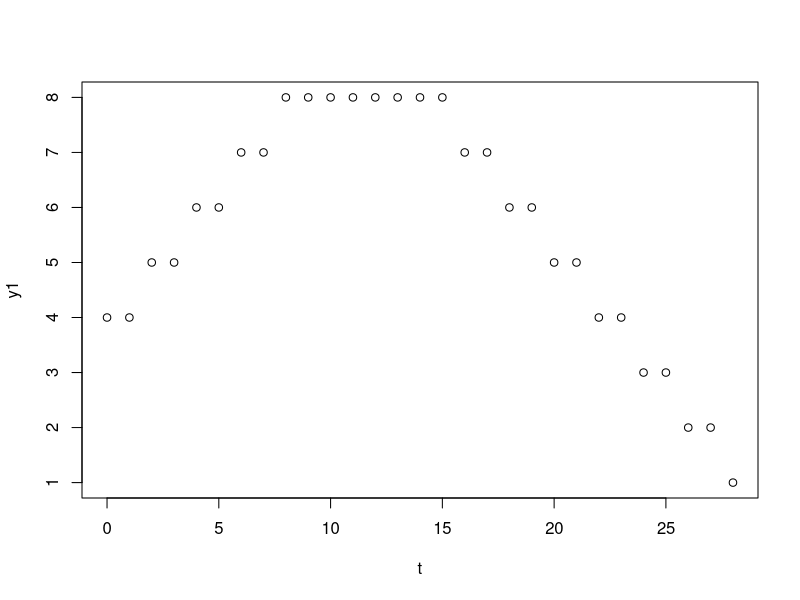
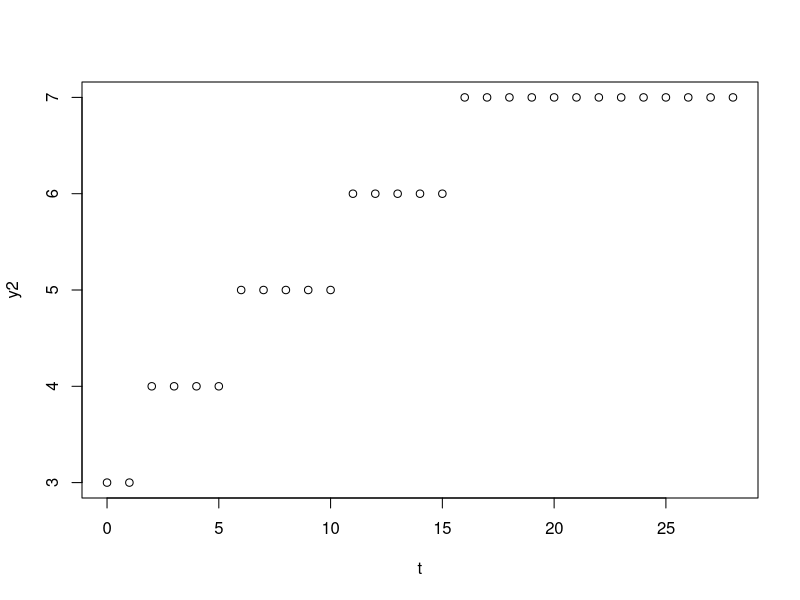
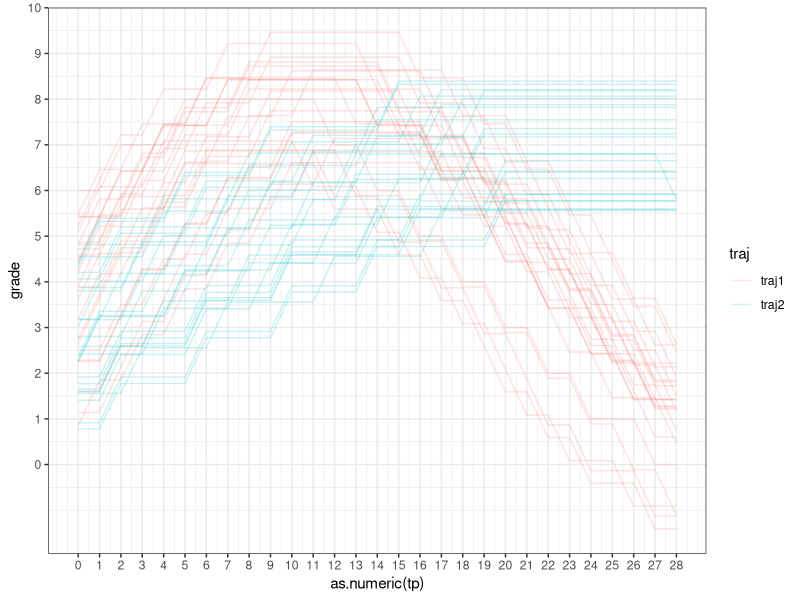
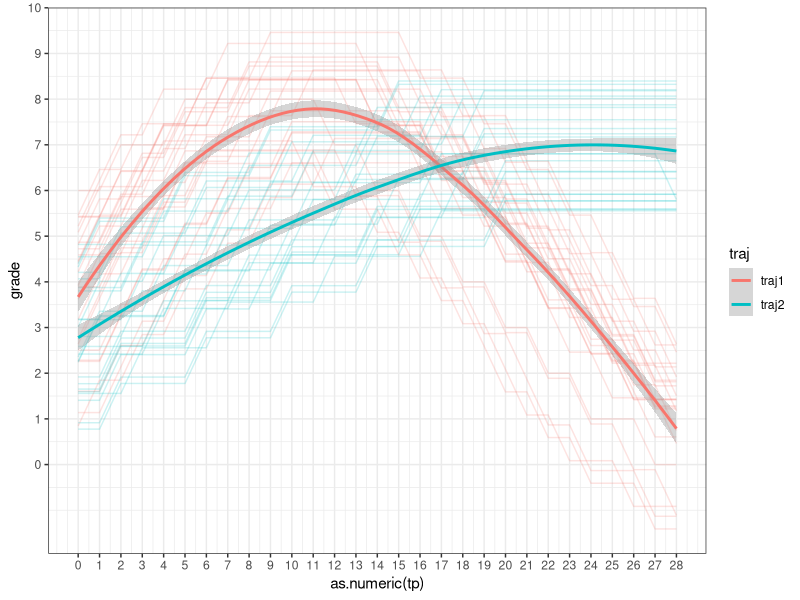
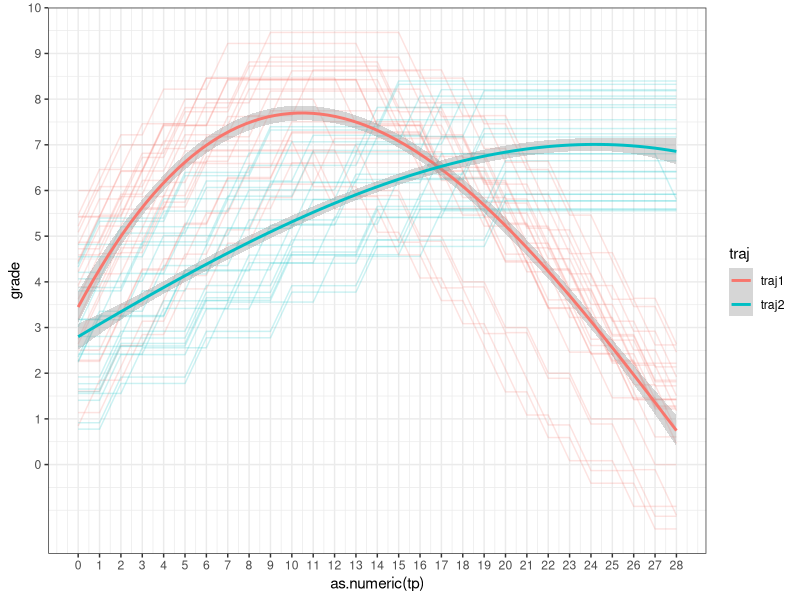
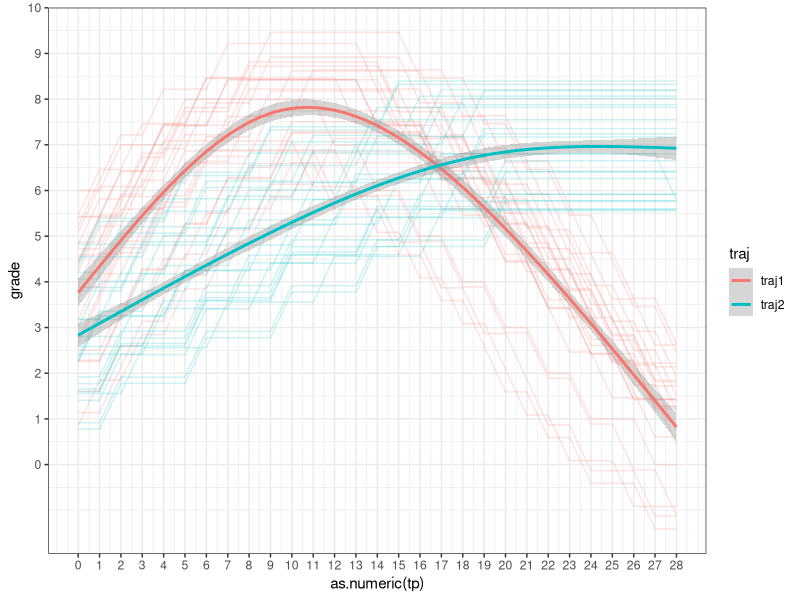

Write the R code that produced these figures, in order.
## ---- chunk 1
knitr::opts_chunk$set(echo = FALSE)
## ---- chunk 2
library(tidyverse)
#Time points
t <- c(0:28)

#Favorable trajectory
y1 <- round(sin((t+runif(1,-0.5,0.5))/7)*4+4)
plot(t,y1)

#Unfavorable trajectory
y2 <- round(sin(t/15)*4+3)
plot(t,y2)

#Simulate 100 patients for each trajectory
d1 <- data.frame()
n <- 25
for (i in 1:n) { 
  tmp <- round(sin((t+runif(1,-4,4))/7)*4+4) + runif(1,-1.5,1.5)
  d1 <- rbind(d1, tmp)
 }
colnames(d1) <- c(0:28)
d1$traj <- "traj1"
d1$pt <- c(0:(n-1))

d2 <-  data.frame()
for (i in 1:n) { 
  tmp <- round(sin((t+runif(1,-4,4))/15)*4+3)+ runif(1,-1.5,1.5)
  d2 <- rbind(d2, tmp)
}
colnames(d2) <- c(0:28)
d2$traj <- "traj2"
d2$pt <- c(n:(n*2-1))
d <- bind_rows(d1,d2)
## ---- chunk 3
d %>%
  pivot_longer(cols = c(`0`:`28`),
               names_to = "tp",
               values_to = "grade") %>%
  ggplot(aes(x = as.numeric(tp), y = grade, group = as.character(pt),col=traj)) +
  geom_line(alpha=0.2) +
  scale_x_continuous(breaks = c(0:28))+
  scale_y_continuous(breaks = c(0:10))+
  theme_bw()
## ---- chunk 4
d %>%
  pivot_longer(cols = c(`0`:`28`),
               names_to = "tp",
               values_to = "grade") %>%
  ggplot(aes(x = as.numeric(tp), y = grade, group = as.character(pt),col=traj)) +
  geom_line(alpha=0.2) +
  scale_x_continuous(breaks = c(0:28))+
  scale_y_continuous(breaks = c(0:10))+
  theme_bw() +
  geom_smooth(aes(group=traj),method = "loess",se=T)
## ---- chunk 5
d %>%
  pivot_longer(cols = c(`0`:`28`),
               names_to = "tp",
               values_to = "grade") %>%
  ggplot(aes(x = as.numeric(tp), y = grade, group = as.character(pt),col=traj)) +
  geom_line(alpha=0.2) +
  scale_x_continuous(breaks = c(0:28))+
  scale_y_continuous(breaks = c(0:10))+
  theme_bw() +
  geom_smooth(aes(group=traj),method = lm, formula = y ~ splines::bs(x, 3))
## ---- chunk 6
d %>%
  pivot_longer(cols = c(`0`:`28`),
               names_to = "tp",
               values_to = "grade") %>%
  ggplot(aes(x = as.numeric(tp), y = grade, group = as.character(pt),col=traj)) +
  geom_line(alpha=0.2) +
  scale_x_continuous(breaks = c(0:28))+
  scale_y_continuous(breaks = c(0:10))+
  theme_bw() +
  geom_smooth(aes(group=traj),method = lm, formula = y ~ splines::ns(x, 3))
